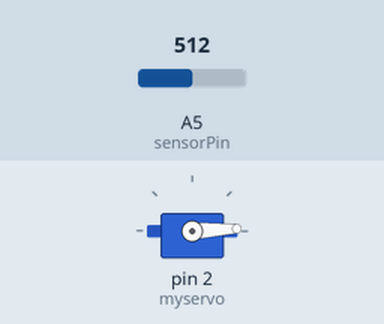
This sketch was run on a simulated Arduino Uno, built with avr-gcc and run on an emulated ATmega328P. Parts: servo. The inputs (shaded band) are chosen by the test bench; at power-on: A5 (sensorPin) = 512. What the sketch prints to the serial monitor is not drawn.

Above: at 0.05 s.
At 0.9 s:
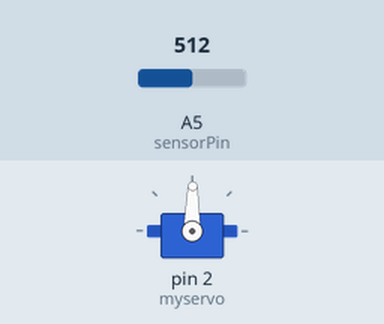
At 1.75 s:
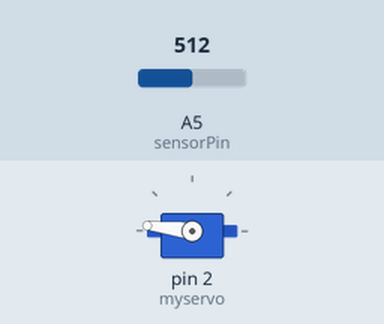
At 3.45 s:
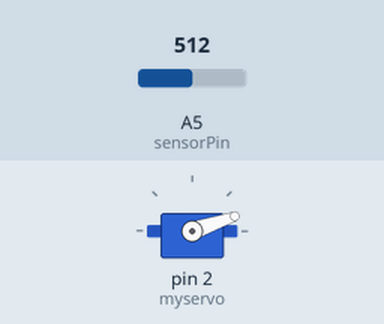
Timing chart, 0 to 8.3 s (numbered marks = the images above):
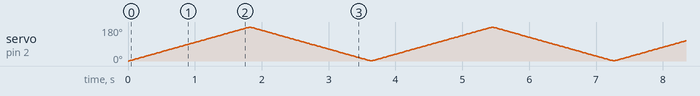

The sketch:

fianl2.ino
```cpp
#include <Servo.h>
Servo myservo;
int pos = 0;
int sensorPin = A5;

void setup() {

  myservo.attach(2);
  Serial.begin(9600);

}

void loop() {


  for(pos = 0; pos<180; pos+=1)
  {
    myservo.write(pos);
    delay(10);
  }
  for(pos = 180; pos>=1; pos-=1)
  {
    myservo.write(pos);
    delay(10);
  }
  int sensor = analogRead(sensorPin);
  int output = map(sensor, 730, 900, 0, 255);
    //Serial.print("analog input: ");
    //Serial.print(sensor,DEC);
    //Serial.print(" output: ");
   // Serial.println(output);
    Serial.print(output);
    Serial.print(':');


}
```
